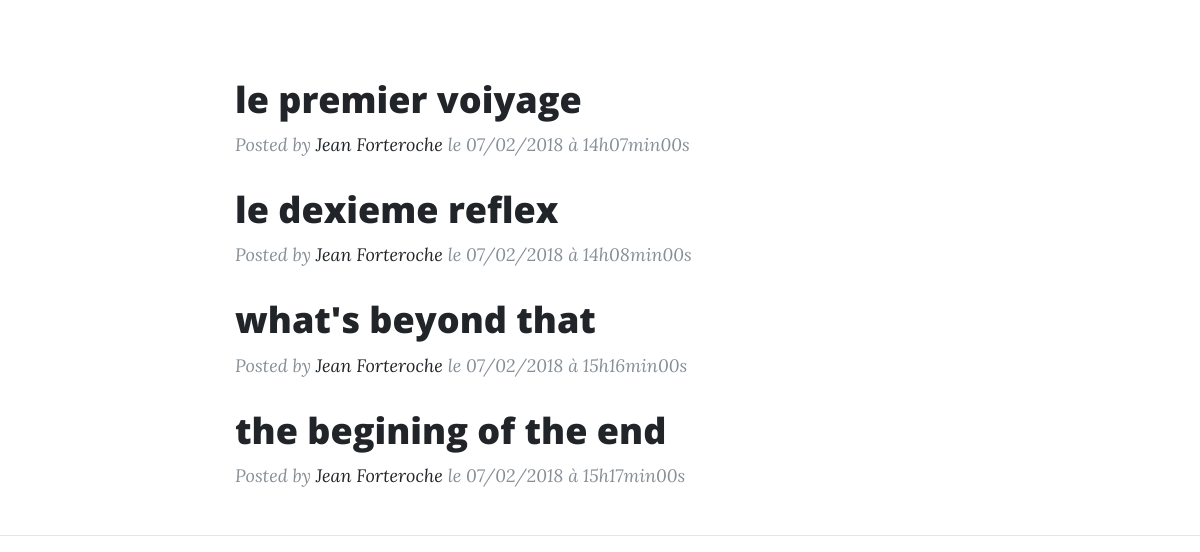
Before: / (lower part) with the older database file.
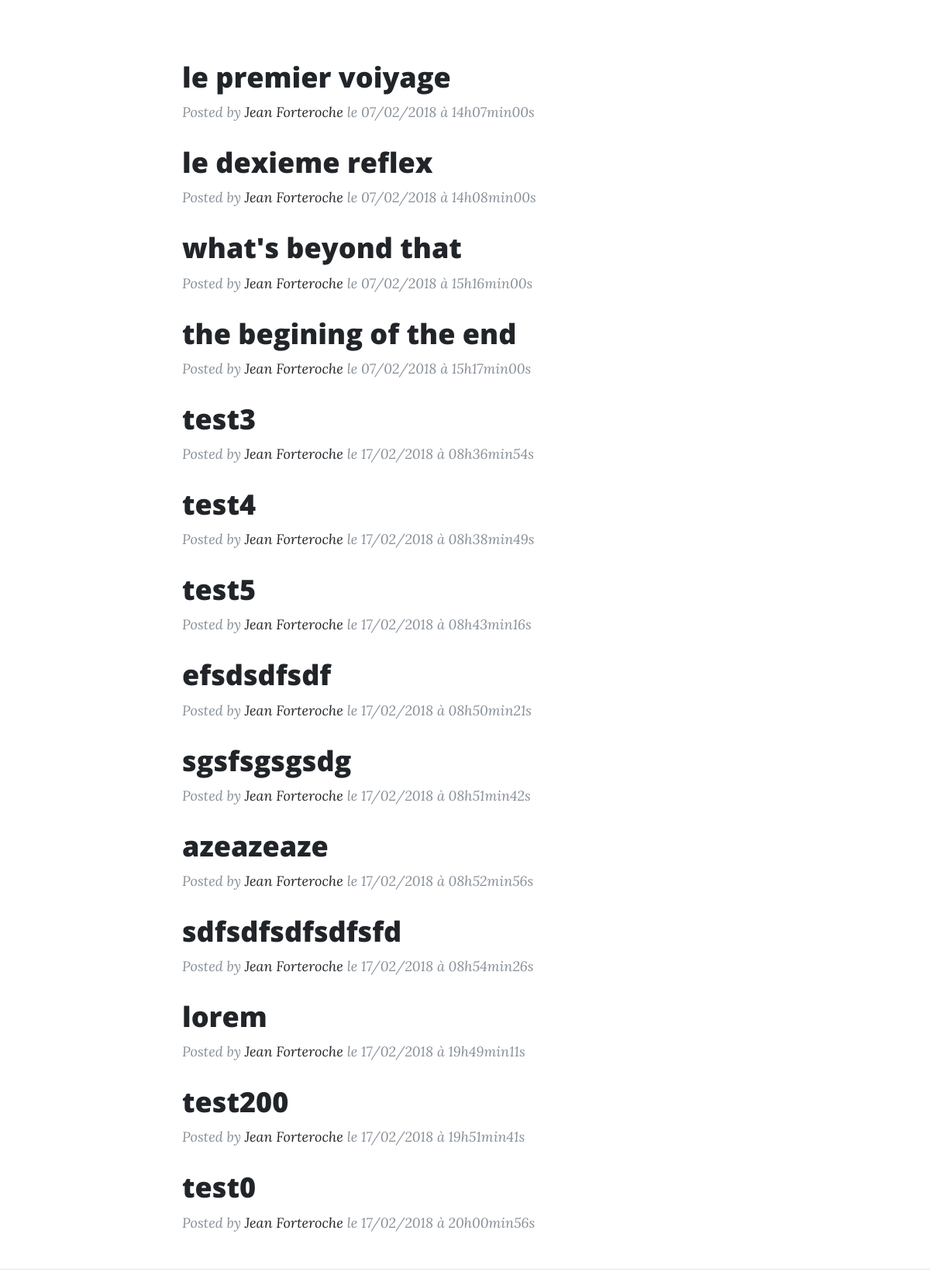
After: the same page with the newer database file.
### tables this page shows
CREATE TABLE IF NOT EXISTS `chapters` (
  `id` int(11) NOT NULL AUTO_INCREMENT,
  `title` varchar(255) NOT NULL,
  `content` text NOT NULL,
  `creation_date` datetime NOT NULL,
  PRIMARY KEY (`id`)
);

### controller/frontend/controller.php (called while the page is built, shortened)
<?php
require_once(__DIR__ . "/../../model/frontend/model.php");
class Controller extends Model {
    public function listChapters()
    {
        $model = new Model();
        $req = $model->getChapters();
        require('view/frontend/indexView.php');
    }
}

### model/frontend/model.php (called while the page is built, shortened)
<?php
class Model extends Manager {
	 public function getChapters()
	{
		$db = $this->dbConnect();
		$req = $db->query('SELECT id, title, content, DATE_FORMAT(creation_date, \'%d/%m/%Y à %Hh%imin%ss\') AS creation_date_fr FROM chapters ORDER BY creation_date');
		return $req;
	}
}

### view/frontend/indexView.php (the view, shortened to what this page needs)
    <div class="container">
      <div class="row">
        <div class="col-lg-8 col-md-10 mx-auto">
<?php
while ($data = $req->fetch())
{
?>
          <div class="post-preview">
            <a href="index.php?action=listPosts&amp;id=<?= $data['id']; ?>">
              <h2 class="post-title">
                <?= htmlspecialchars($data['title']); ?>
              </h2>
            </a>
            <p class="post-meta">Posted by
              <a href="#">Jean Forteroche</a>
              le <?= $data['creation_date_fr']; ?></p>
          </div>
         <?php
}
?>
</div>
      </div>
    </div>
    <hr>
<?php $content = ob_get_clean(); ?>
<?php require('template.php'); ?>

### index.php
<?php
require_once(__DIR__ . "/controller/frontend/controller.php");
if (isset($_GET['action'])) {
    if ($_GET['action'] == 'listChapters') {
        $controller = new Controller();
        $controller->listChapters();
    }
    elseif ($_GET['action'] == 'listPosts') {
        if (isset($_GET['id']) && $_GET['id'] > 0) {
            $controller = new Controller();
            $controller->listPosts();
        }
        else {
            echo 'Erreur : aucun identifiant de billet envoyé';
        }
    }
    elseif ($_GET['action'] == 'addComment') {
        if (isset($_GET['id']) && $_GET['id'] > 0) {
            if (!empty($_POST['author']) && !empty($_POST['comment'])) {
                $controller = new Controller();
                $controller->addComment($_GET['id'], $_POST['author'], $_POST['comment']);
            }
            else {
                echo 'Erreur : tous les champs ne sont pas remplis !';
            }
        }
        else {
            echo 'Erreur : aucun identifiant de billet envoyé';
        }
    }
}
else {
    $controller = new Controller();
    $controller->listChapters();
}

### view/frontend/template.php (shortened to what this page needs)
<!DOCTYPE html>
<html lang="fr">
  <head>
    <link href="vendor/bootstrap/css/bootstrap.min.css" rel="stylesheet">
    <link href="vendor/font-awesome/css/font-awesome.min.css" rel="stylesheet" type="text/css">
    <link href="public/css/clean-blog.min.css" rel="stylesheet">
  </head>
  <body>
          <?= $content ?>
  </body>
</html>

Changed rows visible on the page:
added chapters: title "test3", creation_date_fr "17/02/2018 à 08h36min54s"
added chapters: title "test4", creation_date_fr "17/02/2018 à 08h38min49s"
added chapters: title "test5", creation_date_fr "17/02/2018 à 08h43min16s"
added chapters: title "efsdsdfsdf", creation_date_fr "17/02/2018 à 08h50min21s"
added chapters: title "sgsfsgsgsdg", creation_date_fr "17/02/2018 à 08h51min42s"
added chapters: title "azeazeaze", creation_date_fr "17/02/2018 à 08h52min56s"
added chapters: title "sdfsdfsdfsdfsfd", creation_date_fr "17/02/2018 à 08h54min26s"
added chapters: title "lorem", creation_date_fr "17/02/2018 à 19h49min11s"
added chapters: title "test200", creation_date_fr "17/02/2018 à 19h51min41s"
added chapters: title "test0", creation_date_fr "17/02/2018 à 20h00min56s"
